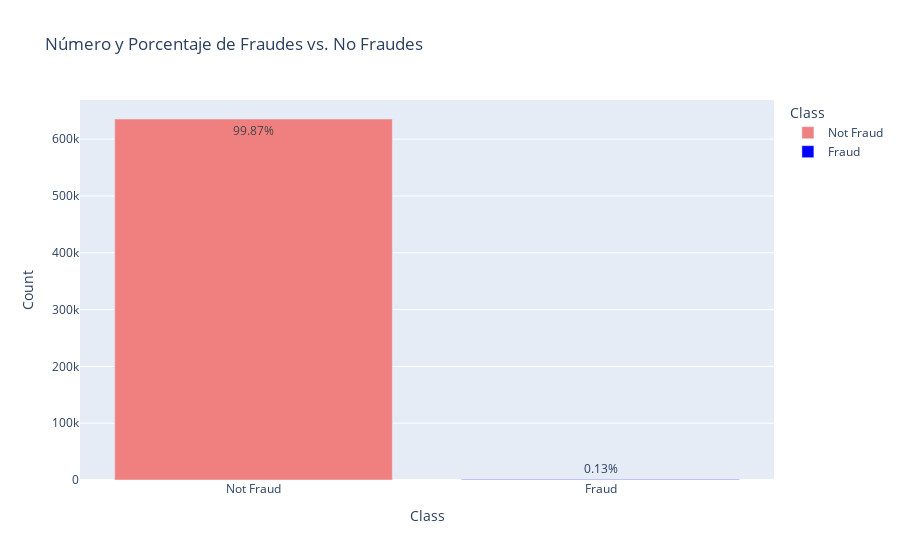

Here is the notebook cell this chart was saved with:
### Markdown cell above
A partir de los resultados proporcionados, podemos sacar varias conclusiones sobre el rendimiento del modelo LightGBM entrenado para la detección de fraudes:

- Hay un desbalance significativo entre las clases, con 643 instancias de fraude (positivas) y 508,366 instancias de no fraude (negativas). Esto puede afectar la capacidad del modelo para detectar correctamente las instancias de fraude debido a la prevalencia abrumadora de la clase negativa.


- LightGBM ha elegido automáticamente el procesamiento en paralelo por filas, lo que optimiza el tiempo de entrenamiento. Se sugiere que si la memoria no es suficiente, se puede cambiar a procesamiento por columnas.

- El modelo ha utilizado 1538 bins y 10 características en un conjunto de datos de entrenamiento con 509,009 puntos de datos.

- El modelo inicializa la puntuación con -6.672812, basada en la proporción de clases positivas.

- El entrenamiento se detuvo temprano después de 5 iteraciones debido a que las puntuaciones de validación no mejoraron en 10 rondas consecutivas. Esto sugiere que el modelo alcanzó su mejor rendimiento rápidamente, con una pérdida logarítmica binaria muy baja tanto en el conjunto de entrenamiento como en el de validación.

- Rendimiento del modelo:

    * ROC AUC Score: Un puntaje de 0.9605 indica que el modelo tiene una excelente capacidad para distinguir entre las clases positivas y negativas. Cuanto más cerca de 1, mejor es el rendimiento del modelo en términos de clasificación binaria.
    * Accuracy (Exactitud): Un valor de 0.9993 indica una alta precisión, lo que significa que el modelo predice correctamente casi todas las instancias. Sin embargo, dado el desbalance de clases, la exactitud puede ser engañosa, ya que un modelo que siempre predice la clase mayoritaria (no fraude) también tendría una alta exactitud.

### Code cell
# Visualizar la distribución de la variable objetivo
# Contar el número de fraudes y no fraudes
fraud_counts = sampled_data['isFraud'].value_counts().reset_index()
fraud_counts.columns = ['isFraud', 'count']
fraud_counts['isFraud'] = fraud_counts['isFraud'].map({0: 'Not Fraud', 1: 'Fraud'})

# Calcular los porcentajes
total = fraud_counts['count'].sum()
fraud_counts['percentage'] = (fraud_counts['count'] / total * 100).round(2)

# Crear el gráfico de barras
fig = px.bar(fraud_counts, x='isFraud', y='count', text='percentage',
             title='Número y Porcentaje de Fraudes vs. No Fraudes',
             labels={'isFraud': 'Class', 'count': 'Count', 'percentage': 'Percentage'},
             color='isFraud',
             color_discrete_map={'Not Fraud': 'lightcoral', 'Fraud': 'blue'})

# Actualizar el texto para mostrar el porcentaje
fig.update_traces(texttemplate='%{text}%')

# Mostrar la figura
fig.show()

### Figure 1 — Plotly figure (JSON) as saved in the notebook; plotly's stock layout.template omitted (floating-point values rounded to 4 significant figures)
{"data": [{"alignmentgroup": "True", "hovertemplate": "Class=%{x}<br>Count=%{y}<br>Percentage=%{text}<extra></extra>", "legendgroup": "Not Fraud", "marker": {"color": "lightcoral", "pattern": {"shape": ""}}, "name": "Not Fraud", "offsetgroup": "Not Fraud", "orientation": "v", "showlegend": true, "text": [99.87], "textposition": "auto", "texttemplate": "%{text}%", "type": "bar", "x": ["Not Fraud"], "xaxis": "x", "y": [635445], "yaxis": "y"}, {"alignmentgroup": "True", "hovertemplate": "Class=%{x}<br>Count=%{y}<br>Percentage=%{text}<extra></extra>", "legendgroup": "Fraud", "marker": {"color": "blue", "pattern": {"shape": ""}}, "name": "Fraud", "offsetgroup": "Fraud", "orientation": "v", "showlegend": true, "text": [0.13], "textposition": "auto", "texttemplate": "%{text}%", "type": "bar", "x": ["Fraud"], "xaxis": "x", "y": [817], "yaxis": "y"}], "layout": {"barmode": "relative", "legend": {"title": {"text": "Class"}, "tracegroupgap": 0}, "title": {"text": "Número y Porcentaje de Fraudes vs. No Fraudes"}, "xaxis": {"anchor": "y", "categoryarray": ["Not Fraud", "Fraud"], "categoryorder": "array", "domain": [0, 1], "title": {"text": "Class"}}, "yaxis": {"anchor": "x", "domain": [0, 1], "title": {"text": "Count"}}}}
